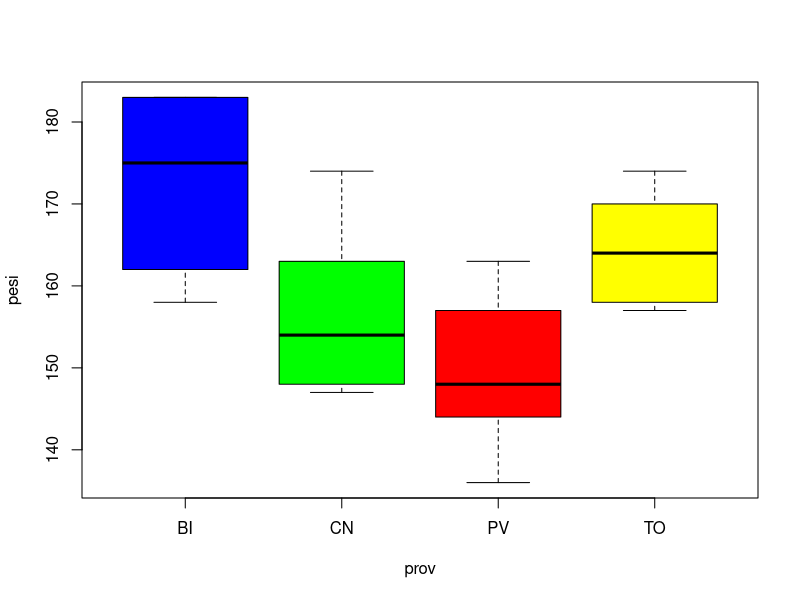

R code for this plot:
# Suggerimenti per gli esercizi:
# - uscire da swirl con bye()
# - creare uno script (e salvatelo!)
# - digitare il codice nello script
# - scaricare i files excel inviati via email da Livilla 
#      nella working direcotory
# - per vedere qual è la working directory usare getwd()
# - inserire opportuni commenti nello script per capire anche in futuro
#      il significato del codice (i commenti sono preceduti da #)
# esercizio 2 ----
pesi<- c(157, 148, 144, 136, 163, 158, 164, 174, 157, 170, 148, 147, 174, 
  154, 163, 162, 158, 183, 183, 175)
prov <- c(rep("PV", 5), rep("TO", 5), rep("CN", 5), rep("BI", 5))
tapply(pesi, prov, mean)
tapply(pesi, prov, sd)
tapply(pesi, prov, length)
table(prov)

boxplot(pesi~prov, col= c("blue", "green","red", "yellow"))
kruskal.test(pesi~prov)

# esercizio 3 -----
library(readxl) # carico la libreria  per importare gli excel
pesticidi <- read_excel("testing/pesticidi.xlsx") # importo i dati da excel
tabella <- table(pesticidi$sesso, pesticidi$pesticida) # tabella di contingenza
tabella # stampa tabelle di contingenza
chisq.test(tabella) # chi quadrato

# esercizio 4 ----
